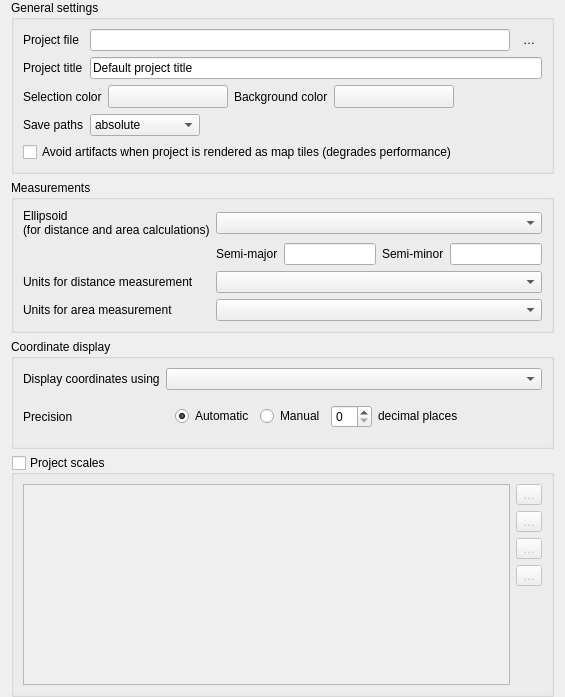
             <widget class="QWidget" name="scrollAreaWidgetContents_2">
              <property name="geometry">
               <rect>
                <x>0</x>
                <y>0</y>
                <width>565</width>
                <height>697</height>
               </rect>
              </property>
              <layout class="QVBoxLayout" name="verticalLayout_8">
               <property name="topMargin">
                <number>0</number>
               </property>
               <property name="bottomMargin">
                <number>0</number>
               </property>
               <item>
                <widget class="QgsCollapsibleGroupBox" name="titleBox">
                 <property name="title">
                  <string>General settings</string>
                 </property>
                 <property name="syncGroup" stdset="0">
                  <string notr="true">projgeneral</string>
                 </property>
                 <layout class="QGridLayout" name="gridLayout_26">
                  <item row="3" column="0">
                   <widget class="QLabel" name="label_3">
                    <property name="sizePolicy">
                     <sizepolicy hsizetype="Maximum" vsizetype="Preferred">
                      <horstretch>0</horstretch>
                      <verstretch>0</verstretch>
                     </sizepolicy>
                    </property>
                    <property name="text">
                     <string>Save paths</string>
                    </property>
                    <property name="buddy">
                     <cstring>cbxAbsolutePath</cstring>
                    </property>
                   </widget>
                  </item>
                  <item row="3" column="1">
                   <widget class="QComboBox" name="cbxAbsolutePath">
                    <item>
                     <property name="text">
                      <string>absolute</string>
                     </property>
                    </item>
                    <item>
                     <property name="text">
                      <string>relative</string>
                     </property>
                    </item>
                   </widget>
                  </item>
                  <item row="0" column="0">
                   <widget class="QLabel" name="label_4">
                    <property name="sizePolicy">
                     <sizepolicy hsizetype="Maximum" vsizetype="Preferred">
                      <horstretch>0</horstretch>
                      <verstretch>0</verstretch>
                     </sizepolicy>
                    </property>
                    <property name="text">
                     <string>Project file</string>
                    </property>
                    <property name="buddy">
                     <cstring>titleEdit</cstring>
                    </property>
                   </widget>
                  </item>
                  <item row="2" column="0" colspan="5">
                   <layout class="QHBoxLayout" name="horizontalLayout_5">
                    <item>
                     <widget class="QLabel" name="textLabel1">
                      <property name="sizePolicy">
                       <sizepolicy hsizetype="Maximum" vsizetype="Preferred">
                        <horstretch>0</horstretch>
                        <verstretch>0</verstretch>
                       </sizepolicy>
                      </property>
                      <property name="text">
                       <string>Selection color</string>
                      </property>
                      <property name="buddy">
                       <cstring>pbnSelectionColor</cstring>
                      </property>
                     </widget>
                    </item>
                    <item>
                     <widget class="QgsColorButton" name="pbnSelectionColor">
                      <property name="minimumSize">
                       <size>
                        <width>120</width>
                        <height>0</height>
                       </size>
                      </property>
                      <property name="maximumSize">
                       <size>
                        <width>120</width>
                        <height>16777215</height>
                       </size>
                      </property>
                      <property name="text">
                       <string/>
                      </property>
                     </widget>
                    </item>
                    <item>
                     <widget class="QLabel" name="label">
                      <property name="sizePolicy">
                       <sizepolicy hsizetype="Maximum" vsizetype="Preferred">
                        <horstretch>0</horstretch>
                        <verstretch>0</verstretch>
                       </sizepolicy>
                      </property>
                      <property name="text">
                       <string>Background color</string>
                      </property>
                      <property name="buddy">
                       <cstring>pbnCanvasColor</cstring>
                      </property>
                     </widget>
                    </item>
                    <item>
                     <widget class="QgsColorButton" name="pbnCanvasColor">
                      <property name="minimumSize">
                       <size>
                        <width>120</width>
                        <height>0</height>
                       </size>
                      </property>
                      <property name="maximumSize">
                       <size>
                        <width>120</width>
                        <height>16777215</height>
                       </size>
                      </property>
                      <property name="text">
                       <string/>
                      </property>
                     </widget>
                    </item>
                    <item>
                     <spacer name="horizontalSpacer_4">
                      <property name="orientation">
                       <enum>Qt::Horizontal</enum>
                      </property>
                      <property name="sizeHint" stdset="0">
                       <size>
                        <width>40</width>
                        <height>20</height>
                       </size>
                      </property>
                     </spacer>
                    </item>
                   </layout>
                  </item>
                  <item row="1" column="0">
                   <widget class="QLabel" name="label_2">
                    <property name="sizePolicy">
                     <sizepolicy hsizetype="Maximum" vsizetype="Preferred">
                      <horstretch>0</horstretch>
                      <verstretch>0</verstretch>
                     </sizepolicy>
                    </property>
                    <property name="text">
                     <string>Project title</string>
                    </property>
                   </widget>
                  </item>
                  <item row="3" column="3" colspan="2">
                   <spacer>
                    <property name="orientation">
                     <enum>Qt::Horizontal</enum>
                    </property>
                    <property name="sizeHint" stdset="0">
                     <size>
                      <width>40</width>
                      <height>20</height>
                     </size>
                    </property>
                   </spacer>
                  </item>
                  <item row="4" column="0" colspan="5">
                   <widget class="QCheckBox" name="mMapTileRenderingCheckBox">
                    <property name="toolTip">
                     <string>Checking this setting avoids visible edge artifacts when rendering this project as separate map tiles. Rendering performance will be degraded.</string>
                    </property>
                    <property name="text">
                     <string>Avoid artifacts when project is rendered as map tiles (degrades performance)</string>
                    </property>
                   </widget>
                  </item>
                  <item row="1" column="1" colspan="4">
                   <widget class="QLineEdit" name="titleEdit">
                    <property name="toolTip">
                     <string>Descriptive project name</string>
                    </property>
                    <property name="text">
                     <string>Default project title</string>
                    </property>
                   </widget>
                  </item>
                  <item row="0" column="1" colspan="4">
                   <layout class="QHBoxLayout" name="horizontalLayout_13">
                    <item>
                     <widget class="QLineEdit" name="mProjectFileLineEdit">
                      <property name="readOnly">
                       <bool>true</bool>
                      </property>
                     </widget>
                    </item>
                    <item>
                     <widget class="QToolButton" name="mButtonOpenProjectFolder">
                      <property name="toolTip">
                       <string>Open folder containing the project</string>
                      </property>
                      <property name="text">
                       <string>…</string>
                      </property>
                      <property name="icon">
                       <iconset resource="../../images/images.qrc">
                        <normaloff>:/images/themes/default/mActionFileOpen.svg</normaloff>:/images/themes/default/mActionFileOpen.svg</iconset>
                      </property>
                      <property name="autoRaise">
                       <bool>true</bool>
                      </property>
                     </widget>
                    </item>
                   </layout>
                  </item>
                 </layout>
                </widget>
               </item>
               <item>
                <widget class="QgsCollapsibleGroupBox" name="btnGrpMeasureEllipsoid">
                 <property name="title">
                  <string>Measurements</string>
                 </property>
                 <property name="syncGroup" stdset="0">
                  <string notr="true">projgeneral</string>
                 </property>
                 <layout class="QGridLayout" name="gridLayoutMeasureTool">
                  <item row="0" column="0">
                   <widget class="QLabel" name="textLabel1_8">
                    <property name="text">
                     <string>Ellipsoid
(for distance and area calculations)</string>
                    </property>
                   </widget>
                  </item>
                  <item row="2" column="1" colspan="4">
                   <widget class="QComboBox" name="mDistanceUnitsCombo"/>
                  </item>
                  <item row="1" column="1">
                   <widget class="QLabel" name="label_41">
                    <property name="text">
                     <string>Semi-major</string>
                    </property>
                   </widget>
                  </item>
                  <item row="2" column="0">
                   <widget class="QLabel" name="label_28">
                    <property name="text">
                     <string>Units for distance measurement</string>
                    </property>
                   </widget>
                  </item>
                  <item row="0" column="1" colspan="4">
                   <widget class="QComboBox" name="cmbEllipsoid"/>
                  </item>
                  <item row="1" column="4">
                   <widget class="QLineEdit" name="leSemiMinor"/>
                  </item>
                  <item row="1" column="2">
                   <widget class="QLineEdit" name="leSemiMajor"/>
                  </item>
                  <item row="1" column="3">
                   <widget class="QLabel" name="label_42">
                    <property name="text">
                     <string>Semi-minor</string>
                    </property>
                   </widget>
                  </item>
                  <item row="3" column="0">
                   <widget class="QLabel" name="label_29">
                    <property name="text">
                     <string>Units for area measurement</string>
                    </property>
                   </widget>
                  </item>
                  <item row="3" column="1" colspan="4">
                   <widget class="QComboBox" name="mAreaUnitsCombo"/>
                  </item>
                 </layout>
                </widget>
               </item>
               <item>
                <widget class="QgsCollapsibleGroupBox" name="mCoordinateDisplayGroup">
                 <property name="sizePolicy">
                  <sizepolicy hsizetype="Preferred" vsizetype="Maximum">
                   <horstretch>0</horstretch>
                   <verstretch>0</verstretch>
                  </sizepolicy>
                 </property>
                 <property name="title">
                  <string>Coordinate display</string>
                 </property>
                 <property name="syncGroup" stdset="0">
                  <string notr="true">projgeneral</string>
                 </property>
                 <layout class="QGridLayout" name="gridLayout_18">
                  <item row="1" column="0">
                   <widget class="QLabel" name="label_26">
                    <property name="text">
                     <string>Precision</string>
                    </property>
                   </widget>
                  </item>
                  <item row="0" column="0">
                   <widget class="QLabel" name="label_25">
                    <property name="text">
                     <string>Display coordinates using</string>
                    </property>
                   </widget>
                  </item>
                  <item row="0" column="1">
                   <widget class="QComboBox" name="mCoordinateDisplayComboBox"/>
                  </item>
                  <item row="1" column="1">
                   <widget class="QFrame" name="mFramePrecision">
                    <layout class="QHBoxLayout" name="horizontalLayout_12">
                     <item>
                      <widget class="QRadioButton" name="radAutomatic">
                       <property name="toolTip">
                        <string>Automatically sets the number of decimal places to use when displaying coordinates</string>
                       </property>
                       <property name="text">
                        <string>Automatic</string>
                       </property>
                       <property name="checked">
                        <bool>true</bool>
                       </property>
                      </widget>
                     </item>
                     <item>
                      <widget class="QRadioButton" name="radManual">
                       <property name="toolTip">
                        <string>Manually set the number of decimal places to use when displaying coordinates</string>
                       </property>
                       <property name="text">
                        <string>Manual</string>
                       </property>
                      </widget>
                     </item>
                     <item>
                      <widget class="QSpinBox" name="spinBoxDP">
                       <property name="toolTip">
                        <string>The number of decimal places for the manual option</string>
                       </property>
                      </widget>
                     </item>
                     <item>
                      <widget class="QLabel" name="labelDP">
                       <property name="sizePolicy">
                        <sizepolicy hsizetype="MinimumExpanding" vsizetype="Fixed">
                         <horstretch>0</horstretch>
                         <verstretch>0</verstretch>
                        </sizepolicy>
                       </property>
                       <property name="text">
                        <string>decimal places</string>
                       </property>
                      </widget>
                     </item>
                    </layout>
                   </widget>
                  </item>
                 </layout>
                </widget>
               </item>
               <item>
                <widget class="QgsCollapsibleGroupBox" name="grpProjectScales">
                 <property name="sizePolicy">
                  <sizepolicy hsizetype="Preferred" vsizetype="Expanding">
                   <horstretch>0</horstretch>
                   <verstretch>3</verstretch>
                  </sizepolicy>
                 </property>
                 <property name="title">
                  <string>Project scales</string>
                 </property>
                 <property name="checkable">
                  <bool>true</bool>
                 </property>
                 <property name="checked">
                  <bool>false</bool>
                 </property>
                 <property name="syncGroup" stdset="0">
                  <string notr="true">projgeneral</string>
                 </property>
                 <layout class="QGridLayout" name="gridLayout_7">
                  <item row="0" column="0">
                   <widget class="QListWidget" name="lstScales"/>
                  </item>
                  <item row="0" column="1">
                   <layout class="QVBoxLayout" name="verticalLayout_4">
                    <item>
                     <widget class="QToolButton" name="pbnAddScale">
                      <property name="text">
                       <string>…</string>
                      </property>
                      <property name="icon">
                       <iconset resource="../../images/images.qrc">
                        <normaloff>:/images/themes/default/symbologyAdd.svg</normaloff>:/images/themes/default/symbologyAdd.svg</iconset>
                      </property>
                     </widget>
                    </item>
                    <item>
                     <widget class="QToolButton" name="pbnRemoveScale">
                      <property name="text">
                       <string>…</string>
                      </property>
                      <property name="icon">
                       <iconset resource="../../images/images.qrc">
                        <normaloff>:/images/themes/default/symbologyRemove.svg</normaloff>:/images/themes/default/symbologyRemove.svg</iconset>
                      </property>
                     </widget>
                    </item>
                    <item>
                     <widget class="QToolButton" name="pbnImportScales">
                      <property name="text">
                       <string>…</string>
                      </property>
                      <property name="icon">
                       <iconset resource="../../images/images.qrc">
                        <normaloff>:/images/themes/default/mActionFileOpen.svg</normaloff>:/images/themes/default/mActionFileOpen.svg</iconset>
                      </property>
                     </widget>
                    </item>
                    <item>
                     <widget class="QToolButton" name="pbnExportScales">
                      <property name="text">
                       <string>…</string>
                      </property>
                      <property name="icon">
                       <iconset resource="../../images/images.qrc">
                        <normaloff>:/images/themes/default/mActionFileSave.svg</normaloff>:/images/themes/default/mActionFileSave.svg</iconset>
                      </property>
                     </widget>
                    </item>
                    <item>
                     <spacer name="verticalSpacer">
                      <property name="orientation">
                       <enum>Qt::Vertical</enum>
                      </property>
                      <property name="sizeHint" stdset="0">
                       <size>
                        <width>20</width>
                        <height>40</height>
                       </size>
                      </property>
                     </spacer>
                    </item>
                   </layout>
                  </item>
                 </layout>
                </widget>
               </item>
               <item>
                <spacer name="verticalSpacer_5">
                 <property name="orientation">
                  <enum>Qt::Vertical</enum>
                 </property>
                 <property name="sizeHint" stdset="0">
                  <size>
                   <width>20</width>
                   <height>0</height>
                  </size>
                 </property>
                </spacer>
               </item>
              </layout>
             </widget>
